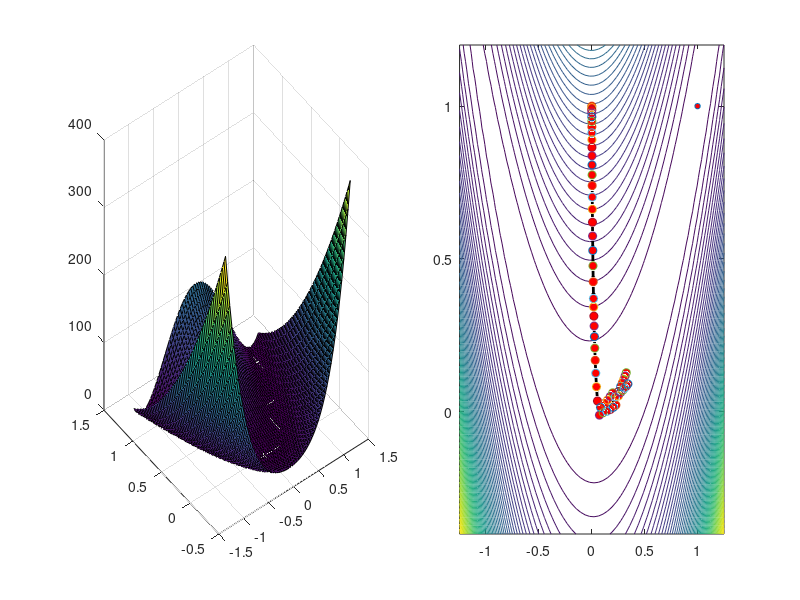

MATLAB code for this plot:
% Line search algorithm based on steepest descent.
% MTH 574 - Numerical Optimization
% Gustavo Franco Reynoso 

% Start fresh
clear all; close all;

% Define objective function
f = @(x,y) 100*(y-x.^2).^2 + (1-x).^2;

% Define gradient of objective function
gradf = @(x,y) [ -400*x.*(y-x.^2)-2*(1-x) ; 200*(y-x.^2) ];

% Set the intial starting point
xk = [0;1];

% Set the step-length alpha (fixed for now)
alpha = 0.0025;
delta = 0.5;
gamma = 1e-4;
% Surf and contour plot of the objection function
figure('Position',[30 100 1200 500])
x = linspace(-1.25,1.25,60); y = linspace(-0.4,1.2,60);
[X,Y]=meshgrid(x,y);
Z = f(X,Y);
subplot(1,2,1)
surf(X,Y,Z)
subplot(1,2,2)
contour(X,Y,Z,60); hold on;
plot(1,1,'o','MarkerFaceColor','r','MarkerSize',4)
hold on

% Plot initial point
plot(xk(1),xk(2),'o','MarkerFaceColor','r')

% Print iteration header
fk = f(xk(1),xk(2)); k = 0;
fprintf('iter                   xk                          fk \n')
fprintf('------------------------------------------------------------------\n')
fprintf('%3d        %3.8e    %3.8e       %3.8e   %3.3d\n',k,xk(1),xk(2),fk,alpha)

% Start the iteration
KeepIterate = true;
while KeepIterate == true
    
    % Choose the direction vector pk using steepest descent
    gradfk = gradf(xk(1),xk(2));
    pk = -gradfk/norm(gradfk); %normalize the vector
    % Step xk to xk + alpha*pk
    xknew = xk+alpha*pk;
    
    % Set the step-length alpha (variable)
    
    if (f(xknew(1),xknew(2))<=f(xk(1),xk(2))+gamma*alpha*gradf(xk(1),xk(2))'*pk)
        alpha = alpha+.0025;
        if (f(xknew(1),xknew(2))<=f(xk(1),xk(2))+gamma*alpha*gradf(xk(1),xk(2))'*pk)
        else
            alpha = alpha - .005;
        end
    else
        alpha = alpha*delta;
    end
    % Step xk to xk + alpha*pk
    xknew = xk+alpha*pk;
    
    % Test whether the function value is decreasing or not.
    % One of many criteria to stop
    fktest = f(xknew(1),xknew(2));
    if fktest < fk
        % Plot the xknew
        plot(xknew(1),xknew(2),'o','MarkerFaceColor','r')
        
        % Plot the pk vector (arrow)
        quiver(xk(1),xk(2),alpha*pk(1),alpha*pk(2),1,'k','Linewidth',2);
        drawnow;
        
        % Update xk and fk and print the iteration
        k = k+1; xk = xknew; fk = fktest;
        if and(or(alpha > 0.05, alpha < 0.00009),k>20)
            alpha = 0.025;
        end
        fprintf('%3d        %3.8e    %3.8e       %3.8e   %3.3d\n',k,xk(1),xk(2),fk,alpha)
    else
        KeepIterate = false;
    end
    
end
